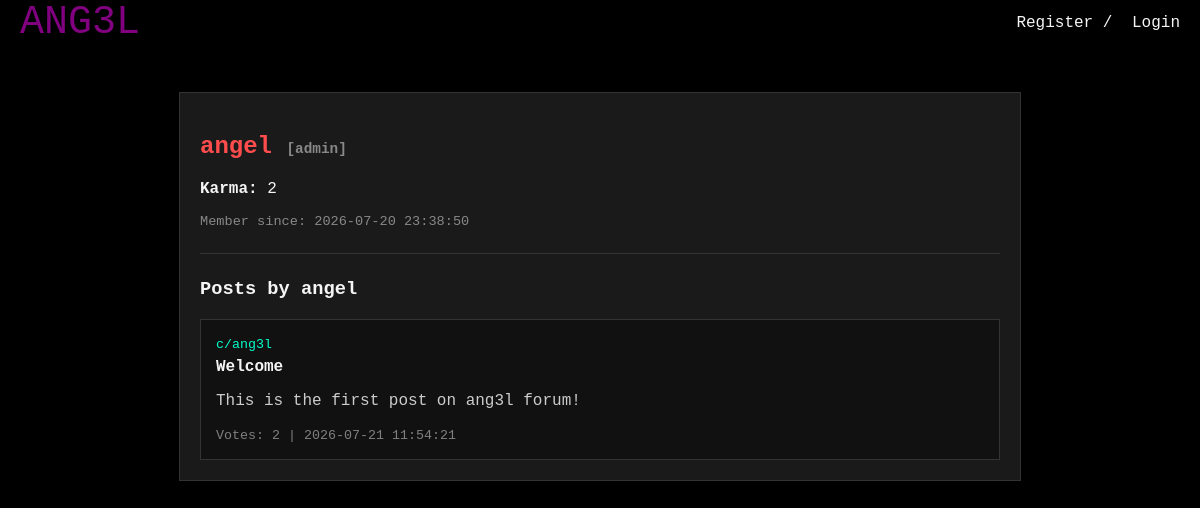
The app's page /profile.php?user=angel, older data.
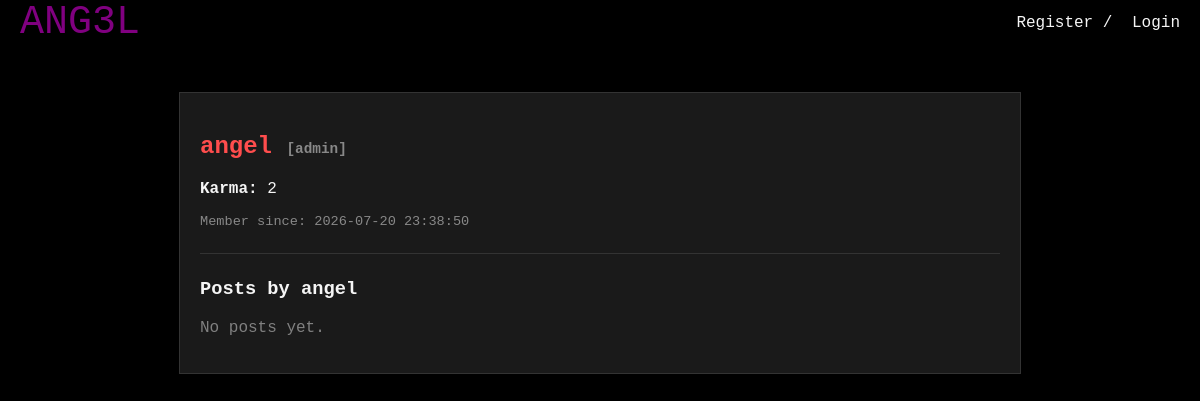
The same page, newer data.
### tables this page shows
CREATE TABLE posts (
    id INTEGER PRIMARY KEY AUTOINCREMENT,
    subchannel_id INTEGER NOT NULL,
    user_id INTEGER NOT NULL,
    title TEXT NOT NULL,
    body TEXT NOT NULL,
    votes_count INTEGER DEFAULT 0,
    created_at DATETIME DEFAULT CURRENT_TIMESTAMP,
    FOREIGN KEY (subchannel_id) REFERENCES subchannels(id) ON DELETE CASCADE,
    FOREIGN KEY (user_id) REFERENCES users(id) ON DELETE CASCADE
);

CREATE TABLE subchannels (
    id INTEGER PRIMARY KEY AUTOINCREMENT,
    name TEXT UNIQUE NOT NULL,
    description TEXT,
    created_by INTEGER,
    created_at DATETIME DEFAULT CURRENT_TIMESTAMP,
    FOREIGN KEY (created_by) REFERENCES users(id) ON DELETE SET NULL
);

### db.php (called while the page is built, shortened)
<?php
if (!function_exists('getRoleColor')) {
    function getRoleColor($role) {
        switch ($role) {
            case 'admin': return '#FF4D4D';
        }
    }
}

### public/profile.php (the view, shortened to what this page needs)
<?php
require_once __DIR__ . '/../db.php';
$username = strtolower(trim($_GET['user'] ?? ''));
$stmt = $db->prepare("SELECT id, username, role, karma, created_at FROM users WHERE LOWER(username) = ?");
$stmt->execute([$username]);
$profile_user = $stmt->fetch(PDO::FETCH_ASSOC);
$stmt_posts = $db->prepare("SELECT p.*, c.name as channel_name FROM posts p JOIN subchannels c ON p.subchannel_id = c.id WHERE p.user_id = ? ORDER BY p.created_at DESC");
$stmt_posts->execute([$profile_user['id']]);
$user_posts = $stmt_posts->fetchAll(PDO::FETCH_ASSOC);
?>
<!DOCTYPE html>
<html>
<head>
    <link rel="stylesheet" type="text/css" href="/css/header.css">
    <link rel="stylesheet" type="text/css" href="/css/profile.css">
</head>
<body>
    <?php include __DIR__ . '/../includes/header.php'; ?>
    <div class="container">
        <h2 style="color: <?php echo getRoleColor($profile_user['role']); ?>;">
            <?php echo htmlspecialchars($profile_user['username'], ENT_QUOTES, 'UTF-8'); ?>
            <span style="font-size: 0.9rem; color: #888;">[<?php echo htmlspecialchars($profile_user['role'], ENT_QUOTES, 'UTF-8'); ?>]</span>
        </h2>
        <p><strong>Karma:</strong> <?php echo $profile_user['karma']; ?></p>
        <p style="font-size: 0.85rem; color: #888;">Member since: <?php echo $profile_user['created_at']; ?></p>
        <hr style="border: 0; border-top: 1px solid #333; margin: 1.5rem 0;">
        <h3>Posts by <?php echo htmlspecialchars($profile_user['username'], ENT_QUOTES, 'UTF-8'); ?></h3>
        <?php if (empty($user_posts)): ?>
            <p style="color: gray;">No posts yet.</p>
        <?php else: ?>
            <?php foreach ($user_posts as $post): ?>
                <div class="post-card">
                    <small style="color: #00ffcc;"><a href="/c/<?php echo htmlspecialchars($post['channel_name'], ENT_QUOTES, 'UTF-8'); ?>" style="color: #00ffcc; text-decoration: none;">c/<?php echo htmlspecialchars($post['channel_name'], ENT_QUOTES, 'UTF-8'); ?></a></small>
                    <h4 style="margin: 5px 0;"><?php echo htmlspecialchars($post['title'], ENT_QUOTES, 'UTF-8'); ?></h4>
                    <p style="color: #ccc;"><?php echo nl2br(htmlspecialchars($post['body'], ENT_QUOTES, 'UTF-8')); ?></p>
                    <small style="color: gray;">Votes: <?php echo $post['votes_count']; ?> | <?php echo $post['created_at']; ?></small>
                </div>
            <?php endforeach; ?>
        <?php endif; ?>
    </div>
</body>
</html>

Row changes from the older to the newer data that the page shows:
removed posts: subchannel.name "ang3l", title "Welcome", body "This is the first post on ang3l forum!", votes_count "2", created_at "2026-07-21 11:54:21"
Text that changed along with them:
text now shown: "No posts yet."
